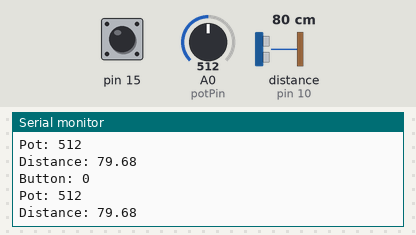
This sketch was run on a simulated Arduino Uno, built with avr-gcc and run on an emulated ATmega328P. On the bench: the last lines printed to the serial monitor. Wiring (inferred from the names in the program): ultrasonic range finder: trigger pin 9; echo pin 10. The inputs (shaded band) are chosen by the test bench; at power-on: distance to the obstacle (sensor on pin 10) 80 cm, pin 15 HIGH, A0 (potPin) = 512. The echo pulse lasts 58.3 µs per cm.

Above: at 1.2 s.
1.3 s: distance to the obstacle (sensor on pin 10) set to 2 cm
At 1.47 s:
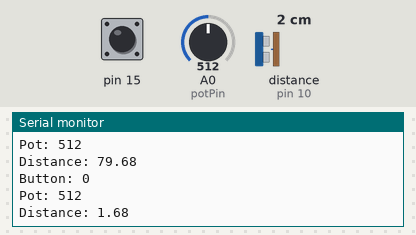
4.3 s: distance to the obstacle (sensor on pin 10) set to 18 cm
At 4.31 s:
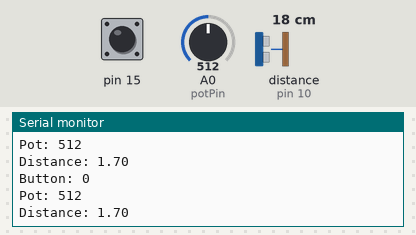
7.3 s: pin 15 pulled LOW for 0.15 s
10.4 s: A0 (potPin) set to 1023
At 10.51 s:
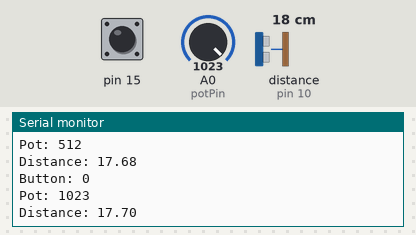
13.4 s: pin 15 pulled LOW for 0.15 s
At 13.56 s:
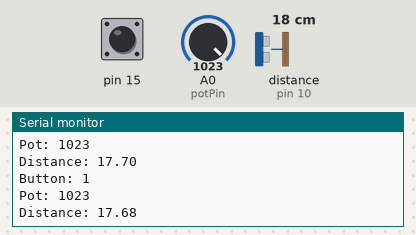
16.5 s: pin 15 pulled LOW for 3.2 s
At 16.83 s:
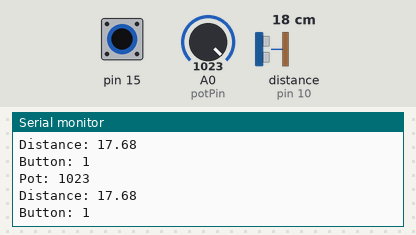
Timing chart, 0 to 19.5 s (numbered marks = the images above; inputs shaded):
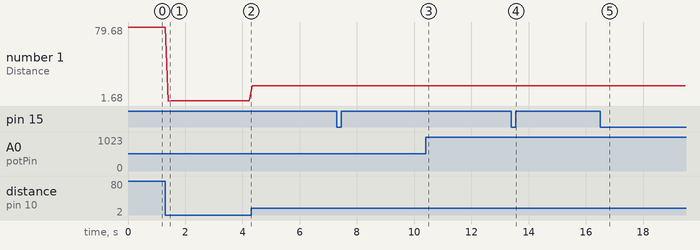

The sketch:

ultrasonic_copy_20241015231059.ino
```cpp
const int trigPin = 9;
const int echoPin = 10;
const int potPin = A0;
float duration, distance;

void setup() {
  // put your setup code here, to run once:
  pinMode(trigPin, OUTPUT);
  pinMode(echoPin, INPUT);
  pinMode(15, INPUT_PULLUP);
  Serial.begin(9600);
}

void loop() {
  // put your main code here, to run repeatedly:
  digitalWrite(trigPin, LOW);
  delayMicroseconds(2);
  digitalWrite(trigPin, HIGH);
  delayMicroseconds(10);
  digitalWrite(trigPin, LOW);

  duration = pulseIn(echoPin, HIGH);
  distance = (duration*.0343)/2;
  Serial.print("Distance: ");
  Serial.println(distance);
  delay(100);

  if(digitalRead(15) == HIGH) {
    Serial.print("Button: ");
    Serial.println ("0");
    } else {
      Serial.print("Button: ");
      Serial.println("1");
      delay(50);
      }

  int potValue = analogRead(potPin);

  Serial.print("Pot: ");
  Serial.println(potValue);

}
```

Measured:
- after the input at 1.3 s, the serial monitor: prints a new line after 0.10 s (image 1)
- after the input at 10.4 s, the serial monitor: prints a new line at once (image 3)
- after the input at 13.4 s, the serial monitor: prints a new line after 0.09 s (image 4)
- after the input at 16.5 s, the serial monitor: prints a new line at once (image 5)
- plotted number 1: 79.68 → 1.7 after the input at 1.3 s, 1.7 → 17.68 after the input at 4.3 s
